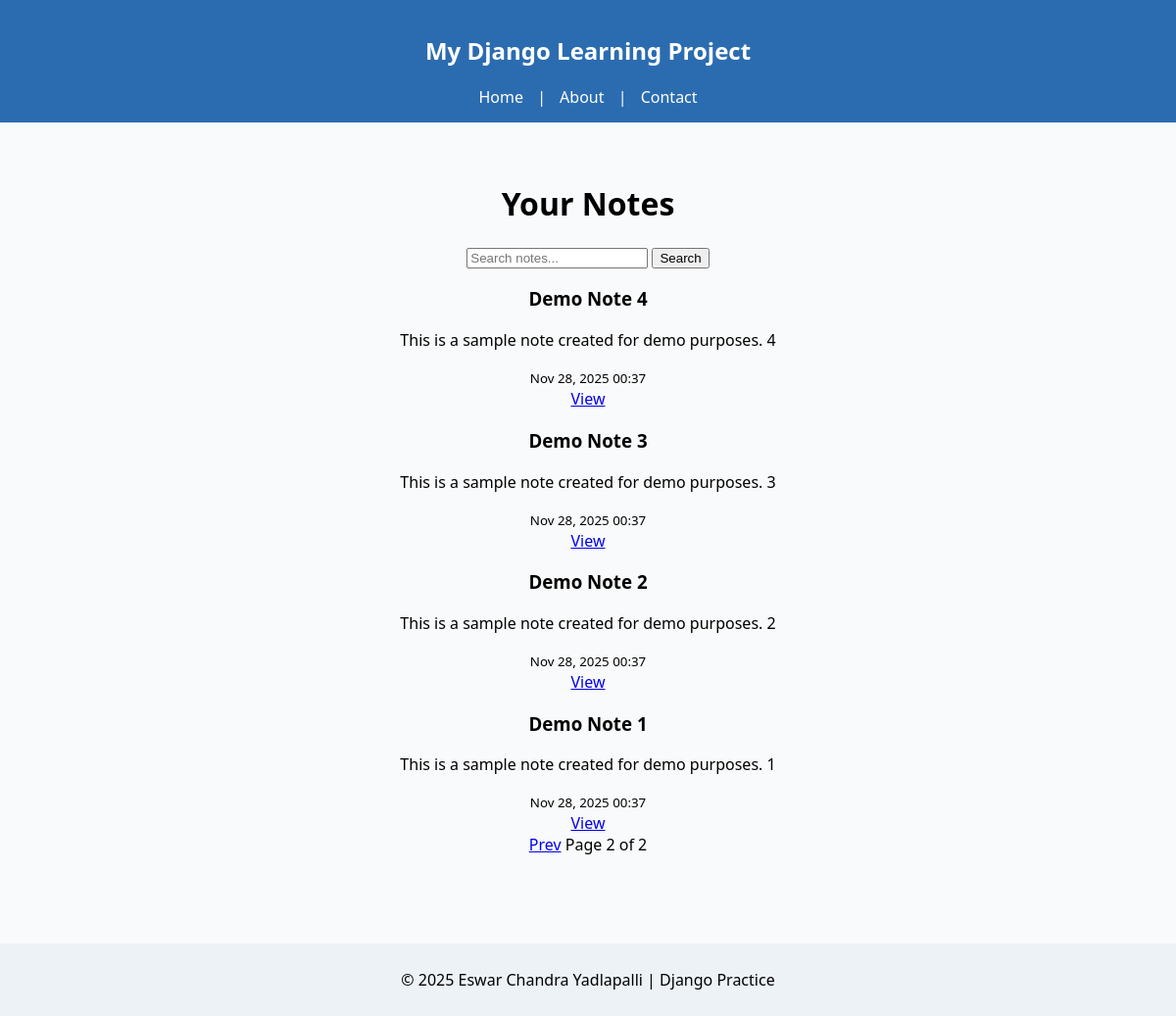
Screenshot of /notes/?page=2 (signed in) with the database file from the repository.
### Notes_APP/models.py (models this page shows, shortened)
class Note(models.Model):
    title = models.CharField(max_length=150)
    description = models.TextField()
    owner = models.ForeignKey(User, on_delete=models.CASCADE, related_name='notes')
    is_favorite = models.BooleanField(default=False)
    created_at = models.DateTimeField(auto_now_add=True)
    updated_at = models.DateTimeField(auto_now=True)
    class Meta:
        ordering = ['-created_at']
        permissions = [
            ("view_all_notes", "Can view all notes"),
        ]

### Notes_APP/views.py (the view)
# urls.py: path('', views.NoteListView.as_view(), name='list'),
class NoteListView(LoginRequiredMixin, ListView):
    model = Note
    template_name = 'Notes_APP/note_list.html'
    context_object_name = 'notes'
    paginate_by = 6
    login_url = '/accounts/login/'
    def get_queryset(self):
        qs = Note.objects.filter(owner=self.request.user)
        q = self.request.GET.get('q')
        if q:
            qs = qs.filter(Q(title__icontains=q) | Q(description__icontains=q))
        if self.request.user.has_perm('Notes_APP.view_all_notes'):
            qs = Note.objects.all().order_by('-created_at')
        return qs

### Notes_APP/templates/Notes_APP/note_list.html (shortened to what this page needs)
{% extends 'base.html' %}
{% block content %}
<h1>Your Notes</h1>
<form method="get" class="search-form">
  <input type="text" name="q" placeholder="Search notes..." value="{{ request.GET.q }}">
  <button type="submit">Search</button>
</form>
<div class="grid">
  {% for note in notes %}
    <article class="card">
      <h3>{{ note.title|truncatechars:40 }}</h3>
      <p class="muted">{{ note.description|truncatechars:120 }}</p>
      <div class="meta">
        <small>{{ note.created_at|date:"M d, Y H:i" }}</small>
        <div class="actions">
          <a class="link" href="{% url 'notes:detail' note.pk %}">View</a>
        </div>
      </div>
    </article>
  {% empty %}
    <p>No notes yet. <a href="{% url 'notes:create' %}">Create one</a>.</p>
  {% endfor %}
</div>
<div class="pagination">
  {% if is_paginated %}
    {% if page_obj.has_previous %}
      <a href="?page={{ page_obj.previous_page_number }}{% if request.GET.q %}&q={{ request.GET.q }}{% endif %}">Prev</a>
    {% endif %}
    <span>Page {{ page_obj.number }} of {{ page_obj.paginator.num_pages }}</span>
  {% endif %}
</div>
{% endblock %}

### home/static/css/style.css (style rules this page uses)
body { font-family: 'Segoe UI', sans-serif; background-color: #f9fafb; text-align: center; margin: 0; }

### rows the page displays
Note: title "Demo Note 4", description "This is a sample note created for demo purposes. 4", created_at "Nov 28, 2025 00:37"
Note: title "Demo Note 3", description "This is a sample note created for demo purposes. 3", created_at "Nov 28, 2025 00:37"
Note: title "Demo Note 2", description "This is a sample note created for demo purposes. 2", created_at "Nov 28, 2025 00:37"
Note: title "Demo Note 1", description "This is a sample note created for demo purposes. 1", created_at "Nov 28, 2025 00:37"

### other values shown
{{ page_obj.number }} "2"
{{ page_obj.paginator.num_pages }} "2"
